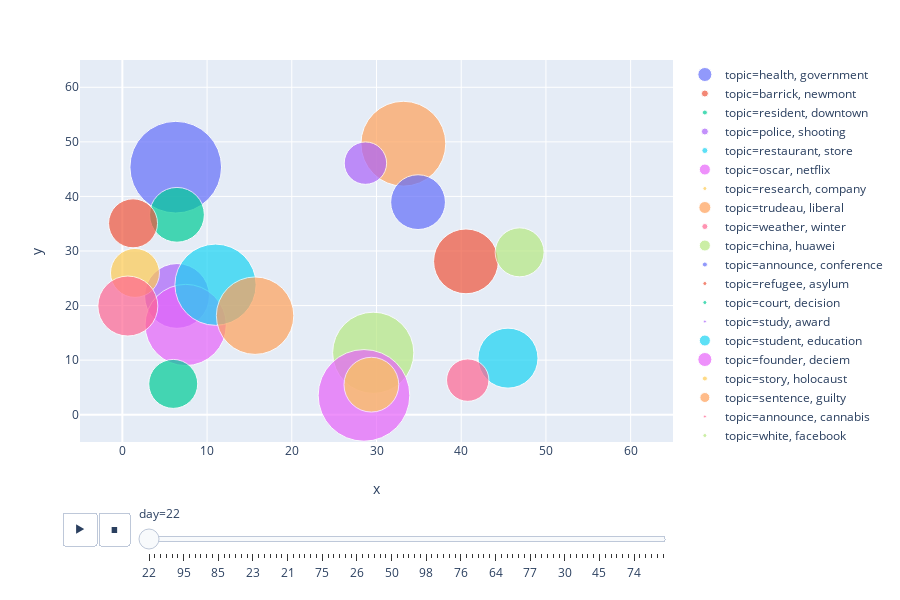

Notebook code for this chart:
### Markdown cell above
## Plot

### Code cell
import plotly_express as px
px.scatter(dfChart, x="x", y="y", animation_frame="day", animation_group="topic",
           size="count", color="topic", hover_name="topic",
           size_max=150, range_x=[-5,65], range_y=[-5,65])

### Figure 1 — Plotly figure (JSON) as saved in the notebook; plotly's stock layout.template omitted (floating-point values rounded to 4 significant figures)
{"data": [{"hovertemplate": "<b>%{hovertext}</b><br><br>day=22<br>topic=health, government<br>x=%{x}<br>y=%{y}<br>count=%{marker.size}<extra></extra>", "hovertext": ["health, government"], "ids": ["health, government"], "legendgroup": "topic=health, government", "marker": {"color": "#636efa", "size": [14], "sizemode": "area", "sizeref": 0.003333, "symbol": "circle"}, "mode": "markers", "name": "topic=health, government", "showlegend": true, "type": "scatter", "uid": "dc0996a9-39ed-4d55-852a-e88c4e6b8254", "x": [6.302], "xaxis": "x", "y": [45.36], "yaxis": "y"}, {"hovertemplate": "<b>%{hovertext}</b><br><br>day=22<br>topic=barrick, newmont<br>x=%{x}<br>y=%{y}<br>count=%{marker.size}<extra></extra>", "hovertext": ["barrick, newmont"], "ids": ["barrick, newmont"], "legendgroup": "topic=barrick, newmont", "marker": {"color": "#EF553B", "size": [7], "sizemode": "area", "sizeref": 0.003333, "symbol": "circle"}, "mode": "markers", "name": "topic=barrick, newmont", "showlegend": true, "type": "scatter", "uid": "46b1d372-07e7-41d3-80db-758b815b11a0", "x": [40.56], "xaxis": "x", "y": [28.1], "yaxis": "y"}, {"hovertemplate": "<b>%{hovertext}</b><br><br>day=22<br>topic=resident, downtown<br>x=%{x}<br>y=%{y}<br>count=%{marker.size}<extra></extra>", "hovertext": ["resident, downtown"], "ids": ["resident, downtown"], "legendgroup": "topic=resident, downtown", "marker": {"color": "#00cc96", "size": [5], "sizemode": "area", "sizeref": 0.003333, "symbol": "circle"}, "mode": "markers", "name": "topic=resident, downtown", "showlegend": true, "type": "scatter", "uid": "1f24a537-3d20-4f13-accd-94f02fd98c7f", "x": [6.448], "xaxis": "x", "y": [36.63], "yaxis": "y"}, {"hovertemplate": "<b>%{hovertext}</b><br><br>day=22<br>topic=police, shooting<br>x=%{x}<br>y=%{y}<br>count=%{marker.size}<extra></extra>", "hovertext": ["police, shooting"], "ids": ["police, shooting"], "legendgroup": "topic=police, shooting", "marker": {"color": "#ab63fa", "size": [7], "sizemode": "area", "sizeref": 0.003333, "symbol": "circle"}, "mode": "markers", "name": "topic=police, shooting", "showlegend": true, "type": "scatter", "uid": "b577ecdb-dacb-453d-829a-0a857e1f054b", "x": [6.447], "xaxis": "x", "y": [21.76], "yaxis": "y"}, {"hovertemplate": "<b>%{hovertext}</b><br><br>day=22<br>topic=restaurant, store<br>x=%{x}<br>y=%{y}<br>count=%{marker.size}<extra></extra>", "hovertext": ["restaurant, store"], "ids": ["restaurant, store"], "legendgroup": "topic=restaurant, store", "marker": {"color": "#19d3f3", "size": [6], "sizemode": "area", "sizeref": 0.003333, "symbol": "circle"}, "mode": "markers", "name": "topic=restaurant, store", "showlegend": true, "type": "scatter", "uid": "56d2754a-5334-4ada-895b-9eb004ae4b69", "x": [45.52], "xaxis": "x", "y": [10.37], "yaxis": "y"}, {"hovertemplate": "<b>%{hovertext}</b><br><br>day=22<br>topic=oscar, netflix<br>x=%{x}<br>y=%{y}<br>count=%{marker.size}<extra></extra>", "hovertext": ["oscar, netflix"], "ids": ["oscar, netflix"], "legendgroup": "topic=oscar, netflix", "marker": {"color": "#e763fa", "size": [11], "sizemode": "area", "sizeref": 0.003333, "symbol": "circle"}, "mode": "markers", "name": "topic=oscar, netflix", "showlegend": true, "type": "scatter", "uid": "d6fb0cce-19c9-4d61-a1a7-e933157c8773", "x": [7.474], "xaxis": "x", "y": [16.45], "yaxis": "y"}, {"hovertemplate": "<b>%{hovertext}</b><br><br>day=22<br>topic=research, company<br>x=%{x}<br>y=%{y}<br>count=%{marker.size}<extra></extra>", "hovertext": ["research, company"], "ids": ["research, company"], "legendgroup": "topic=research, company", "marker": {"color": "#fecb52", "size": [4], "sizemode": "area", "sizeref": 0.003333, "symbol": "circle"}, "mode": "markers", "name": "topic=research, company", "showlegend": true, "type": "scatter", "uid": "d99730a9-b92b-4ce9-bbda-48c3f333811a", "x": [1.49], "xaxis": "x", "y": [25.98], "yaxis": "y"}, {"hovertemplate": "<b>%{hovertext}</b><br><br>day=22<br>topic=trudeau, liberal<br>x=%{x}<br>y=%{y}<br>count=%{marker.size}<extra></extra>", "hovertext": ["trudeau, liberal"], "ids": ["trudeau, liberal"], "legendgroup": "topic=trudeau, liberal", "marker": {"color": "#ffa15a", "size": [12], "sizemode": "area", "sizeref": 0.003333, "symbol": "circle"}, "mode": "markers", "name": "topic=trudeau, liberal", "showlegend": true, "type": "scatter", "uid": "8b91590c-f194-445b-bd9c-216278b12d3b", "x": [33.17], "xaxis": "x", "y": [49.66], "yaxis": "y"}, {"hovertemplate": "<b>%{hovertext}</b><br><br>day=22<br>topic=weather, winter<br>x=%{x}<br>y=%{y}<br>count=%{marker.size}<extra></extra>", "hovertext": ["weather, winter"], "ids": ["weather, winter"], "legendgroup": "topic=weather, winter", "marker": {"color": "#ff6692", "size": [6], "sizemode": "area", "sizeref": 0.003333, "symbol": "circle"}, "mode": "markers", "name": "topic=weather, winter", "showlegend": true, "type": "scatter", "uid": "3f0fa600-1897-4582-9387-5f5471353c97", "x": [0.6477], "xaxis": "x", "y": [19.91], "yaxis": "y"}, {"hovertemplate": "<b>%{hovertext}</b><br><br>day=22<br>topic=china, huawei<br>x=%{x}<br>y=%{y}<br>count=%{marker.size}<extra></extra>", "hovertext": ["china, huawei"], "ids": ["china, huawei"], "legendgroup": "topic=china, huawei", "marker": {"color": "#b6e880", "size": [11], "sizemode": "area", "sizeref": 0.003333, "symbol": "circle"}, "mode": "markers", "name": "topic=china, huawei", "showlegend": true, "type": "scatter", "uid": "05fbf603-52d7-4dfc-978c-f66aa87708f1", "x": [29.61], "xaxis": "x", "y": [11.35], "yaxis": "y"}, {"hovertemplate": "<b>%{hovertext}</b><br><br>day=22<br>topic=announce, conference<br>x=%{x}<br>y=%{y}<br>count=%{marker.size}<extra></extra>", "hovertext": ["announce, conference"], "ids": ["announce, conference"], "legendgroup": "topic=announce, conference", "marker": {"color": "#636efa", "size": [5], "sizemode": "area", "sizeref": 0.003333, "symbol": "circle"}, "mode": "markers", "name": "topic=announce, conference", "showlegend": true, "type": "scatter", "uid": "235797cb-3589-4755-9ca0-14acdbe48230", "x": [34.9], "xaxis": "x", "y": [38.95], "yaxis": "y"}, {"hovertemplate": "<b>%{hovertext}</b><br><br>day=22<br>topic=refugee, asylum<br>x=%{x}<br>y=%{y}<br>count=%{marker.size}<extra></extra>", "hovertext": ["refugee, asylum"], "ids": ["refugee, asylum"], "legendgroup": "topic=refugee, asylum", "marker": {"color": "#EF553B", "size": [4], "sizemode": "area", "sizeref": 0.003333, "symbol": "circle"}, "mode": "markers", "name": "topic=refugee, asylum", "showlegend": true, "type": "scatter", "uid": "55edb500-1fe0-434f-96bc-3963ea9e4435", "x": [1.263], "xaxis": "x", "y": [35.07], "yaxis": "y"}, {"hovertemplate": "<b>%{hovertext}</b><br><br>day=22<br>topic=court, decision<br>x=%{x}<br>y=%{y}<br>count=%{marker.size}<extra></extra>", "hovertext": ["court, decision"], "ids": ["court, decision"], "legendgroup": "topic=court, decision", "marker": {"color": "#00cc96", "size": [4], "sizemode": "area", "sizeref": 0.003333, "symbol": "circle"}, "mode": "markers", "name": "topic=court, decision", "showlegend": true, "type": "scatter", "uid": "9aa4889e-4d8d-4f35-94fa-40a08f584c31", "x": [6.005], "xaxis": "x", "y": [5.645], "yaxis": "y"}, {"hovertemplate": "<b>%{hovertext}</b><br><br>day=22<br>topic=study, award<br>x=%{x}<br>y=%{y}<br>count=%{marker.size}<extra></extra>", "hovertext": ["study, award"], "ids": ["study, award"], "legendgroup": "topic=study, award", "marker": {"color": "#ab63fa", "size": [3], "sizemode": "area", "sizeref": 0.003333, "symbol": "circle"}, "mode": "markers", "name": "topic=study, award", "showlegend": true, "type": "scatter", "uid": "b0e1c546-fa5d-43ef-8f70-f116b0a487c3", "x": [28.69], "xaxis": "x", "y": [46.1], "yaxis": "y"}, {"hovertemplate": "<b>%{hovertext}</b><br><br>day=22<br>topic=student, education<br>x=%{x}<br>y=%{y}<br>count=%{marker.size}<extra></extra>", "hovertext": ["student, education"], "ids": ["student, education"], "legendgroup": "topic=student, education", "marker": {"color": "#19d3f3", "size": [11], "sizemode": "area", "sizeref": 0.003333, "symbol": "circle"}, "mode": "markers", "name": "topic=student, education", "showlegend": true, "type": "scatter", "uid": "2c04369c-a405-4579-a9f9-d01d15d4d7f1", "x": [11.0], "xaxis": "x", "y": [23.82], "yaxis": "y"}, {"hovertemplate": "<b>%{hovertext}</b><br><br>day=22<br>topic=founder, deciem<br>x=%{x}<br>y=%{y}<br>count=%{marker.size}<extra></extra>", "hovertext": ["founder, deciem"], "ids": ["founder, deciem"], "legendgroup": "topic=founder, deciem", "marker": {"color": "#e763fa", "size": [14], "sizemode": "area", "sizeref": 0.003333, "symbol": "circle"}, "mode": "markers", "name": "topic=founder, deciem", "showlegend": true, "type": "scatter", "uid": "fccdbe16-ee99-49e7-9fcb-fc99256fdd34", "x": [28.52], "xaxis": "x", "y": [3.542], "yaxis": "y"}, {"hovertemplate": "<b>%{hovertext}</b><br><br>day=22<br>topic=story, holocaust<br>x=%{x}<br>y=%{y}<br>count=%{marker.size}<extra></extra>", "hovertext": ["story, holocaust"], "ids": ["story, holocaust"], "legendgroup": "topic=story, holocaust", "marker": {"color": "#fecb52", "size": [5], "sizemode": "area", "sizeref": 0.003333, "symbol": "circle"}, "mode": "markers", "name": "topic=story, holocaust", "showlegend": true, "type": "scatter", "uid": "d4b116ee-34fa-4790-a69a-84f43ced6da1", "x": [29.4], "xaxis": "x", "y": [5.506], "yaxis": "y"}, {"hovertemplate": "<b>%{hovertext}</b><br><br>day=22<br>topic=sentence, guilty<br>x=%{x}<br>y=%{y}<br>count=%{marker.size}<extra></extra>", "hovertext": ["sentence, guilty"], "ids": ["sentence, guilty"], "legendgroup": "topic=sentence, guilty", "marker": {"color": "#ffa15a", "size": [10], "sizemode": "area", "sizeref": 0.003333, "symbol": "circle"}, "mode": "markers", "name": "topic=sentence, guilty", "showlegend": true, "type": "scatter", "uid": "4f0c4418-7763-4a3b-9518-157ecf08b407", "x": [15.67], "xaxis": "x", "y": [18.15], "yaxis": "y"}, {"hovertemplate": "<b>%{hovertext}</b><br><br>day=22<br>topic=announce, cannabis<br>x=%{x}<br>y=%{y}<br>count=%{marker.size}<extra></extra>", "hovertext": ["announce, cannabis"], "ids": ["announce, cannabis"], "legendgroup": "topic=announce, cannabis", "marker": {"color": "#ff6692", "size": [3], "sizemode": "area", "sizeref": 0.003333, "symbol": "circle"}, "mode": "markers", "name": "topic=announce, cannabis", "showlegend": true, "type": "scatter", "uid": "7ae48400-94c6-4dad-9d87-33530b6210ad", "x": [40.77], "xaxis": "x", "y": [6.339], "yaxis": "y"}, {"hovertemplate": "<b>%{hovertext}</b><br><br>day=22<br>topic=white, facebook<br>x=%{x}<br>y=%{y}<br>count=%{marker.size}<extra></extra>", "hovertext": ["white, facebook"], "ids": ["white, facebook"], "legendgroup": "topic=white, facebook", "marker": {"color": "#b6e880", "size": [4], "sizemode": "area", "sizeref": 0.003333, "symbol": "circle"}, "mode": "markers", "name": "topic=white, facebook", "showlegend": true, "type": "scatter", "uid": "79f88881-1f6b-436e-9189-af154859a7cc", "x": [46.9], "xaxis": "x", "y": [29.76], "yaxis": "y"}], "layout": {"grid": {"xaxes": ["x"], "xgap": 0.1, "xside": "bottom", "yaxes": ["y"], "ygap": 0.1, "yside": "left"}, "height": 600, "legend": {"tracegroupgap": 0}, "margin": {"t": 60}, "sliders": [{"active": 0, "currentvalue": {"prefix": "day="}, "len": 0.9, "pad": {"b": 10, "t": 60}, "steps": [{"args": [["22"], {"frame": {"duration": 0, "redraw": false}, "fromcurrent": true, "mode": "immediate", "transition": {"duration": 0, "easing": "linear"}}], "label": "22", "method": "animate"}, {"args": [["80"], {"frame": {"duration": 0, "redraw": false}, "fromcurrent": true, "mode": "immediate", "transition": {"duration": 0, "easing": "linear"}}], "label": "80", "method": "animate"}, {"args": [["78"], {"frame": {"duration": 0, "redraw": false}, "fromcurrent": true, "mode": "immediate", "transition": {"duration": 0, "easing": "linear"}}], "label": "78", "method": "animate"}, {"args": [["43"], {"frame": {"duration": 0, "redraw": false}, "fromcurrent": true, "mode": "immediate", "transition": {"duration": 0, "easing": "linear"}}], "label": "43", "method": "animate"}, {"args": [["52"], {"frame": {"duration": 0, "redraw": false}, "fromcurrent": true, "mode": "immediate", "transition": {"duration": 0, "easing": "linear"}}], "label": "52", "method": "animate"}, {"args": [["109"], {"frame": {"duration": 0, "redraw": false}, "fromcurrent": true, "mode": "immediate", "transition": {"duration": 0, "easing": "linear"}}], "label": "109", "method": "animate"}, {"args": [["95"], {"frame": {"duration": 0, "redraw": false}, "fromcurrent": true, "mode": "immediate", "transition": {"duration": 0, "easing": "linear"}}], "label": "95", "method": "animate"}, {"args": [["108"], {"frame": {"duration": 0, "redraw": false}, "fromcurrent": true, "mode": "immediate", "transition": {"duration": 0, "easing": "linear"}}], "label": "108", "method": "animate"}, {"args": [["72"], {"frame": {"duration": 0, "redraw": false}, "fromcurrent": true, "mode": "immediate", "transition": {"duration": 0, "easing": "linear"}}], "label": "72", "method": "animate"}, {"args": [["93"], {"frame": {"duration": 0, "redraw": false}, "fromcurrent": true, "mode": "immediate", "transition": {"duration": 0, "easing": "linear"}}], "label": "93", "method": "animate"}, {"args": [["66"], {"frame": {"duration": 0, "redraw": false}, "fromcurrent": true, "mode": "immediate", "transition": {"duration": 0, "easing": "linear"}}], "label": "66", "method": "animate"}, {"args": [["38"], {"frame": {"duration": 0, "redraw": false}, "fromcurrent": true, "mode": "immediate", "transition": {"duration": 0, "easing": "linear"}}], "label": "38", "method": "animate"}, {"args": [["85"], {"frame": {"duration": 0, "redraw": false}, "fromcurrent": true, "mode": "immediate", "transition": {"duration": 0, "easing": "linear"}}], "label": "85", "method": "animate"}, {"args": [["37"], {"frame": {"duration": 0, "redraw": false}, "fromcurrent": true, "mode": "immediate", "transition": {"duration": 0, "easing": "linear"}}], "label": "37", "method": "animate"}, {"args": [["58"], {"frame": {"duration": 0, "redraw": false}, "fromcurrent": true, "mode": "immediate", "transition": {"duration": 0, "easing": "linear"}}], "label": "58", "method": "animate"}, {"args": [["47"], {"frame": {"duration": 0, "redraw": false}, "fromcurrent": true, "mode": "immediate", "transition": {"duration": 0, "easing": "linear"}}], "label": "47", "method": "animate"}, {"args": [["33"], {"frame": {"duration": 0, "redraw": false}, "fromcurrent": true, "mode": "immediate", "transition": {"duration": 0, "easing": "linear"}}], "label": "33", "method": "animate"}, {"args": [["96"], {"frame": {"duration": 0, "redraw": false}, "fromcurrent": true, "mode": "immediate", "transition": {"duration": 0, "easing": "linear"}}], "label": "96", "method": "animate"}, {"args": [["23"], {"frame": {"duration": 0, "redraw": false}, "fromcurrent": true, "mode": "immediate", "transition": {"duration": 0, "easing": "linear"}}], "label": "23", "method": "animate"}, {"args": [["46"], {"frame": {"duration": 0, "redraw": false}, "fromcurrent": true, "mode": "immediate", "transition": {"duration": 0, "easing": "linear"}}], "label": "46", "method": "animate"}, {"args": [["39"], {"frame": {"duration": 0, "redraw": false}, "fromcurrent": true, "mode": "immediate", "transition": {"duration": 0, "easing": "linear"}}], "label": "39", "method": "animate"}, {"args": [["54"], {"frame": {"duration": 0, "redraw": false}, "fromcurrent": true, "mode": "immediate", "transition": {"duration": 0, "easing": "linear"}}], "label": "54", "method": "animate"}, {"args": [["65"], {"frame": {"duration": 0, "redraw": false}, "fromcurrent": true, "mode": "immediate", "transition": {"duration": 0, "easing": "linear"}}], "label": "65", "method": "animate"}, {"args": [["28"], {"frame": {"duration": 0, "redraw": false}, "fromcurrent": true, "mode": "immediate", "transition": {"duration": 0, "easing": "linear"}}], "label": "28", "method": "animate"}, {"args": [["21"], {"frame": {"duration": 0, "redraw": false}, "fromcurrent": true, "mode": "immediate", "transition": {"duration": 0, "easing": "linear"}}], "label": "21", "method": "animate"}, {"args": [["53"], {"frame": {"duration": 0, "redraw": false}, "fromcurrent": true, "mode": "immediate", "transition": {"duration": 0, "easing": "linear"}}], "label": "53", "method": "animate"}, {"args": [["92"], {"frame": {"duration": 0, "redraw": false}, "fromcurrent": true, "mode": "immediate", "transition": {"duration": 0, "easing": "linear"}}], "label": "92", "method": "animate"}, {"args": [["61"], {"frame": {"duration": 0, "redraw": false}, "fromcurrent": true, "mode": "immediate", "transition": {"duration": 0, "easing": "linear"}}], "label": "61", "method": "animate"}, {"args": [["84"], {"frame": {"duration": 0, "redraw": false}, "fromcurrent": true, "mode": "immediate", "transition": {"duration": 0, "easing": "linear"}}], "label": "84", "method": "animate"}, {"args": [["87"], {"frame": {"duration": 0, "redraw": false}, "fromcurrent": true, "mode": "immediate", "transition": {"duration": 0, "easing": "linear"}}], "label": "87", "method": "animate"}, {"args": [["75"], {"frame": {"duration": 0, "redraw": false}, "fromcurrent": true, "mode": "immediate", "transition": {"duration": 0, "easing": "linear"}}], "label": "75", "method": "animate"}, {"args": [["40"], {"frame": {"duration": 0, "redraw": false}, "fromcurrent": true, "mode": "immediate", "transition": {"duration": 0, "easing": "linear"}}], "label": "40", "method": "animate"}, {"args": [["24"], {"frame": {"duration": 0, "redraw": false}, "fromcurrent": true, "mode": "immediate", "transition": {"duration": 0, "easing": "linear"}}], "label": "24", "method": "animate"}, {"args": [["97"], {"frame": {"duration": 0, "redraw": false}, "fromcurrent": true, "mode": "immediate", "transition": {"duration": 0, "easing": "linear"}}], "label": "97", "method": "animate"}, {"args": [["89"], {"frame": {"duration": 0, "redraw": false}, "fromcurrent": true, "mode": "immediate", "transition": {"duration": 0, "easing": "linear"}}], "label": "89", "method": "animate"}, {"args": [["91"], {"frame": {"duration": 0, "redraw": false}, "fromcurrent": true, "mode": "immediate", "transition": {"duration": 0, "easing": "linear"}}], "label": "91", "method": "animate"}, {"args": [["26"], {"frame": {"duration": 0, "redraw": false}, "fromcurrent": true, "mode": "immediate", "transition": {"duration": 0, "easing": "linear"}}], "label": "26", "method": "animate"}, {"args": [["29"], {"frame": {"duration": 0, "redraw": false}, "fromcurrent": true, "mode": "immediate", "transition": {"duration": 0, "easing": "linear"}}], "label": "29", "method": "animate"}, {"args": [["42"], {"frame": {"duration": 0, "redraw": false}, "fromcurrent": true, "mode": "immediate", "transition": {"duration": 0, "easing": "linear"}}], "label": "42", "method": "animate"}, {"args": [["81"], {"frame": {"duration": 0, "redraw": false}, "fromcurrent": true, "mode": "immediate", "transition": {"duration": 0, "easing": "linear"}}], "label": "81", "method": "animate"}, {"args": [["57"], {"frame": {"duration": 0, "redraw": false}, "fromcurrent": true, "mode": "immediate", "transition": {"duration": 0, "easing": "linear"}}], "label": "57", "method": "animate"}, {"args": [["83"], {"frame": {"duration": 0, "redraw": false}, "fromcurrent": true, "mode": "immediate", "transition": {"duration": 0, "easing": "linear"}}], "label": "83", "method": "animate"}, {"args": [["50"], {"frame": {"duration": 0, "redraw": false}, "fromcurrent": true, "mode": "immediate", "transition": {"duration": 0, "easing": "linear"}}], "label": "50", "method": "animate"}, {"args": [["100"], {"frame": {"duration": 0, "redraw": false}, "fromcurrent": true, "mode": "immediate", "transition": {"duration": 0, "easing": "linear"}}], "label": "100", "method": "animate"}, {"args": [["67"], {"frame": {"duration": 0, "redraw": false}, "fromcurrent": true, "mode": "immediate", "transition": {"duration": 0, "easing": "linear"}}], "label": "67", "method": "animate"}, {"args": [["103"], {"frame": {"duration": 0, "redraw": false}, "fromcurrent": true, "mode": "immediate", "transition": {"duration": 0, "easing": "linear"}}], "label": "103", "method": "animate"}, {"args": [["99"], {"frame": {"duration": 0, "redraw": false}, "fromcurrent": true, "mode": "immediate", "transition": {"duration": 0, "easing": "linear"}}], "label": "99", "method": "animate"}, {"args": [["105"], {"frame": {"duration": 0, "redraw": false}, "fromcurrent": true, "mode": "immediate", "transition": {"duration": 0, "easing": "linear"}}], "label": "105", "method": "animate"}, {"args": [["98"], {"frame": {"duration": 0, "redraw": false}, "fromcurrent": true, "mode": "immediate", "transition": {"duration": 0, "easing": "linear"}}], "label": "98", "method": "animate"}, {"args": [["88"], {"frame": {"duration": 0, "redraw": false}, "fromcurrent": true, "mode": "immediate", "transition": {"duration": 0, "easing": "linear"}}], "label": "88", "method": "animate"}, {"args": [["70"], {"frame": {"duration": 0, "redraw": false}, "fromcurrent": true, "mode": "immediate", "transition": {"duration": 0, "easing": "linear"}}], "label": "70", "method": "animate"}, {"args": [["86"], {"frame": {"duration": 0, "redraw": false}, "fromcurrent": true, "mode": "immediate", "transition": {"duration": 0, "easing": "linear"}}], "label": "86", "method": "animate"}, {"args": [["59"], {"frame": {"duration": 0, "redraw": false}, "fromcurrent": true, "mode": "immediate", "transition": {"duration": 0, "easing": "linear"}}], "label": "59", "method": "animate"}, {"args": [["102"], {"frame": {"duration": 0, "redraw": false}, "fromcurrent": true, "mode": "immediate", "transition": {"duration": 0, "easing": "linear"}}], "label": "102", "method": "animate"}, {"args": [["76"], {"frame": {"duration": 0, "redraw": false}, "fromcurrent": true, "mode": "immediate", "transition": {"duration": 0, "easing": "linear"}}], "label": "76", "method": "animate"}, {"args": [["31"], {"frame": {"duration": 0, "redraw": false}, "fromcurrent": true, "mode": "immediate", "transition": {"duration": 0, "easing": "linear"}}], "label": "31", "method": "animate"}, {"args": [["27"], {"frame": {"duration": 0, "redraw": false}, "fromcurrent": true, "mode": "immediate", "transition": {"duration": 0, "easing": "linear"}}], "label": "27", "method": "animate"}, {"args": [["62"], {"frame": {"duration": 0, "redraw": false}, "fromcurrent": true, "mode": "immediate", "transition": {"duration": 0, "easing": "linear"}}], "label": "62", "method": "animate"}, {"args": [["49"], {"frame": {"duration": 0, "redraw": false}, "fromcurrent": true, "mode": "immediate", "transition": {"duration": 0, "easing": "linear"}}], "label": "49", "method": "animate"}, {"args": [["82"], {"frame": {"duration": 0, "redraw": false}, "fromcurrent": true, "mode": "immediate", "transition": {"duration": 0, "easing": "linear"}}], "label": "82", "method": "animate"}, {"args": [["64"], {"frame": {"duration": 0, "redraw": false}, "fromcurrent": true, "mode": "immediate", "transition": {"duration": 0, "easing": "linear"}}], "label": "64", "method": "animate"}, {"args": [["25"], {"frame": {"duration": 0, "redraw": false}, "fromcurrent": true, "mode": "immediate", "transition": {"duration": 0, "easing": "linear"}}], "label": "25", "method": "animate"}, {"args": [["69"], {"frame": {"duration": 0, "redraw": false}, "fromcurrent": true, "mode": "immediate", "transition": {"duration": 0, "easing": "linear"}}], "label": "69", "method": "animate"}, {"args": [["51"], {"frame": {"duration": 0, "redraw": false}, "fromcurrent": true, "mode": "immediate", "transition": {"duration": 0, "easing": "linear"}}], "label": "51", "method": "animate"}, {"args": [["107"], {"frame": {"duration": 0, "redraw": false}, "fromcurrent": true, "mode": "immediate", "transition": {"duration": 0, "easing": "linear"}}], "label": "107", "method": "animate"}, {"args": [["48"], {"frame": {"duration": 0, "redraw": false}, "fromcurrent": true, "mode": "immediate", "transition": {"duration": 0, "easing": "linear"}}], "label": "48", "method": "animate"}, {"args": [["77"], {"frame": {"duration": 0, "redraw": false}, "fromcurrent": true, "mode": "immediate", "transition": {"duration": 0, "easing": "linear"}}], "label": "77", "method": "animate"}, {"args": [["60"], {"frame": {"duration": 0, "redraw": false}, "fromcurrent": true, "mode": "immediate", "transition": {"duration": 0, "easing": "linear"}}], "label": "60", "method": "animate"}, {"args": [["32"], {"frame": {"duration": 0, "redraw": false}, "fromcurrent": true, "mode": "immediate", "transition": {"duration": 0, "easing": "linear"}}], "label": "32", "method": "animate"}, {"args": [["36"], {"frame": {"duration": 0, "redraw": false}, "fromcurrent": true, "mode": "immediate", "transition": {"duration": 0, "easing": "linear"}}], "label": "36", "method": "animate"}, {"args": [["55"], {"frame": {"duration": 0, "redraw": false}, "fromcurrent": true, "mode": "immediate", "transition": {"duration": 0, "easing": "linear"}}], "label": "55", "method": "animate"}, {"args": [["35"], {"frame": {"duration": 0, "redraw": false}, "fromcurrent": true, "mode": "immediate", "transition": {"duration": 0, "easing": "linear"}}], "label": "35", "method": "animate"}, {"args": [["30"], {"frame": {"duration": 0, "redraw": false}, "fromcurrent": true, "mode": "immediate", "transition": {"duration": 0, "easing": "linear"}}], "label": "30", "method": "animate"}, {"args": [["56"], {"frame": {"duration": 0, "redraw": false}, "fromcurrent": true, "mode": "immediate", "transition": {"duration": 0, "easing": "linear"}}], "label": "56", "method": "animate"}, {"args": [["94"], {"frame": {"duration": 0, "redraw": false}, "fromcurrent": true, "mode": "immediate", "transition": {"duration": 0, "easing": "linear"}}], "label": "94", "method": "animate"}, {"args": [["104"], {"frame": {"duration": 0, "redraw": false}, "fromcurrent": true, "mode": "immediate", "transition": {"duration": 0, "easing": "linear"}}], "label": "104", "method": "animate"}, {"args": [["63"], {"frame": {"duration": 0, "redraw": false}, "fromcurrent": true, "mode": "immediate", "transition": {"duration": 0, "easing": "linear"}}], "label": "63", "method": "animate"}, {"args": [["71"], {"frame": {"duration": 0, "redraw": false}, "fromcurrent": true, "mode": "immediate", "transition": {"duration": 0, "easing": "linear"}}], "label": "71", "method": "animate"}, {"args": [["45"], {"frame": {"duration": 0, "redraw": false}, "fromcurrent": true, "mode": "immediate", "transition": {"duration": 0, "easing": "linear"}}], "label": "45", "method": "animate"}, {"args": [["101"], {"frame": {"duration": 0, "redraw": false}, "fromcurrent": true, "mode": "immediate", "transition": {"duration": 0, "easing": "linear"}}], "label": "101", "method": "animate"}, {"args": [["110"], {"frame": {"duration": 0, "redraw": false}, "fromcurrent": true, "mode": "immediate", "transition": {"duration": 0, "easing": "linear"}}], "label": "110", "method": "animate"}, {"args": [["41"], {"frame": {"duration": 0, "redraw": false}, "fromcurrent": true, "mode": "immediate", "transition": {"duration": 0, "easing": "linear"}}], "label": "41", "method": "animate"}, {"args": [["34"], {"frame": {"duration": 0, "redraw": false}, "fromcurrent": true, "mode": "immediate", "transition": {"duration": 0, "easing": "linear"}}], "label": "34", "method": "animate"}, {"args": [["44"], {"frame": {"duration": 0, "redraw": false}, "fromcurrent": true, "mode": "immediate", "transition": {"duration": 0, "easing": "linear"}}], "label": "44", "method": "animate"}, {"args": [["74"], {"frame": {"duration": 0, "redraw": false}, "fromcurrent": true, "mode": "immediate", "transition": {"duration": 0, "easing": "linear"}}], "label": "74", "method": "animate"}, {"args": [["68"], {"frame": {"duration": 0, "redraw": false}, "fromcurrent": true, "mode": "immediate", "transition": {"duration": 0, "easing": "linear"}}], "label": "68", "method": "animate"}, {"args": [["73"], {"frame": {"duration": 0, "redraw": false}, "fromcurrent": true, "mode": "immediate", "transition": {"duration": 0, "easing": "linear"}}], "label": "73", "method": "animate"}, {"args": [["79"], {"frame": {"duration": 0, "redraw": false}, "fromcurrent": true, "mode": "immediate", "transition": {"duration": 0, "easing": "linear"}}], "label": "79", "method": "animate"}, {"args": [["106"], {"frame": {"duration": 0, "redraw": false}, "fromcurrent": true, "mode": "immediate", "transition": {"duration": 0, "easing": "linear"}}], "label": "106", "method": "animate"}, {"args": [["90"], {"frame": {"duration": 0, "redraw": false}, "fromcurrent": true, "mode": "immediate", "transition": {"duration": 0, "easing": "linear"}}], "label": "90", "method": "animate"}], "x": 0.1, "xanchor": "left", "y": 0, "yanchor": "top"}], "updatemenus": [{"buttons": [{"args": [null, {"frame": {"duration": 500, "redraw": false}, "fromcurrent": true, "mode": "immediate", "transition": {"duration": 500, "easing": "linear"}}], "label": "&#9654;", "method": "animate"}, {"args": [[null], {"frame": {"duration": 0, "redraw": false}, "fromcurrent": true, "mode": "immediate", "transition": {"duration": 0, "easing": "linear"}}], "label": "&#9724;", "method": "animate"}], "direction": "left", "pad": {"r": 10, "t": 70}, "showactive": false, "type": "buttons", "x": 0.1, "xanchor": "right", "y": 0, "yanchor": "top"}], "xaxis": {"range": [-5, 65], "title": {"text": "x"}}, "yaxis": {"range": [-5, 65], "title": {"text": "y"}}}}
